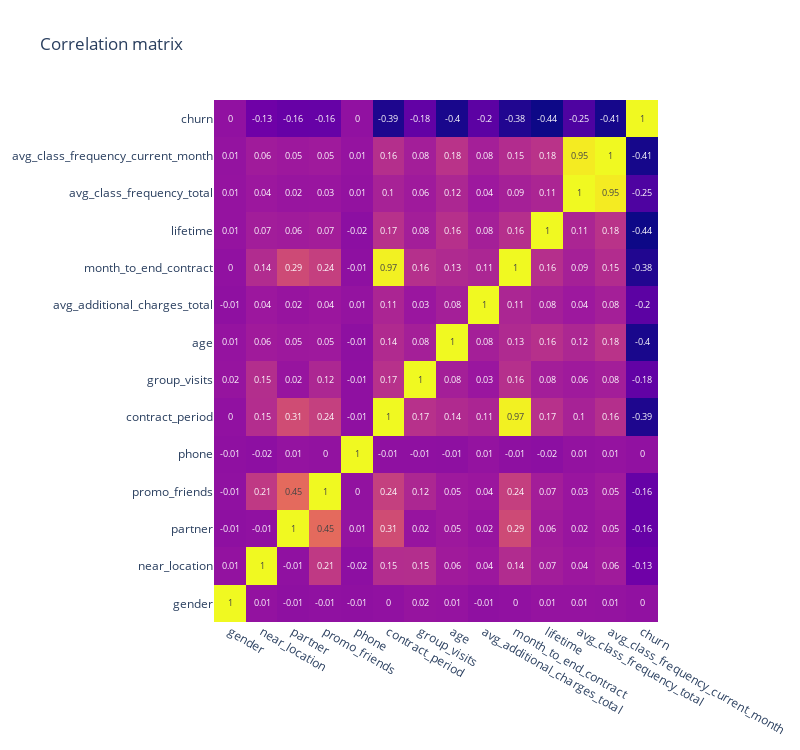

Notebook source saved alongside this figure:
### Markdown cell above
Based on the visuals, we can make the following observations and conclusions:

1. Gender: The distribution of gender is almost equal among both churned and retained customers. There doesn't seem to be a significant difference in churn rates between male and female customers.

2. Group visits: Retained customers are more likely to participate in group visits (1575) compared to churned customers (776). This suggests that group visits might have a positive impact on customer retention.

3. Near location: The majority of retained customers live or work near the gym (2566), while a smaller proportion of churned customers do (815). This implies that the location of the gym plays a crucial role in retaining customers.

4. Partner: More retained customers are part of the partner program (1570) than churned customers (684). This indicates that being a part of the partner program could increase customer loyalty and retention.

5. Phone: Most customers in both categories have provided their phone numbers, with more retained customers providing phone numbers (2656) than churned customers (958). This feature may not be very informative for predicting churn, as there is not a substantial difference between the two groups.

6. Promo friends: A higher number of retained customers (1900) came through the "bring a friend" promotion than churned customers (866). This suggests that the "bring a friend" promotion might help in retaining customers.

In summary, features such as group visits, near location, partner program, and promo friends seem to have an impact on customer retention. Gender and phone number might not be as informative for predicting churn.

Now lets's have a look at the correlation matrix.

### Code cell
fig = go.Figure(
    data=go.Heatmap(
        z=df_gym.corr().values,
        x=df_gym.corr().index.values,
        y=df_gym.corr().columns.values,
        text=df_gym.corr().values.round(2),
        texttemplate="%{text}",
        showscale=False
    )
)

fig.update_layout(
    title='Correlation matrix',
    width=FIG_WIDTH * 100,
    height=FIG_HEIGHT * 100 * 1.5,
    template='plotly_white'
)
fig.show()

### Figure 1 — Plotly figure (JSON) as saved in the notebook; plotly's stock layout.template omitted (floating-point values rounded to 4 significant figures; data arrays with more than 128 entries replaced by an {"elided": "..."} marker saying what was removed)
{"data": [{"showscale": false, "text": {"elided": "14x14 float values"}, "texttemplate": "%{text}", "type": "heatmap", "x": ["gender", "near_location", "partner", "promo_friends", "phone", "contract_period", "group_visits", "age", "avg_additional_charges_total", "month_to_end_contract", "lifetime", "avg_class_frequency_total", "avg_class_frequency_current_month", "churn"], "y": ["gender", "near_location", "partner", "promo_friends", "phone", "contract_period", "group_visits", "age", "avg_additional_charges_total", "month_to_end_contract", "lifetime", "avg_class_frequency_total", "avg_class_frequency_current_month", "churn"], "z": {"elided": "14x14 float values"}}], "layout": {"height": 750, "title": {"text": "Correlation matrix"}, "width": 800}}
